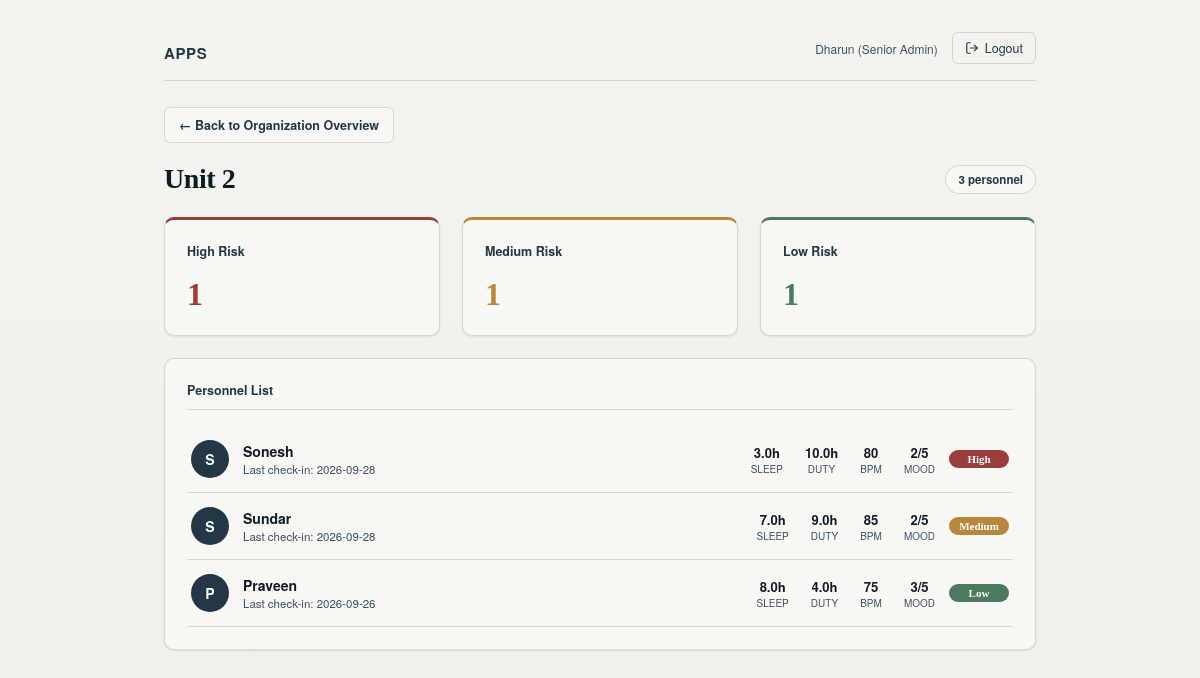
/admin/unit/2 (signed in), run on the app's committed database.
### tables this page shows
CREATE TABLE DailyData (
            id INTEGER PRIMARY KEY AUTOINCREMENT,
            user_id INTEGER NOT NULL,
            date TEXT NOT NULL,
            sleep_hours REAL,
            duty_hours REAL,
            heart_rate INTEGER,
            mood_score INTEGER,
            stress_level TEXT,
            recommendation TEXT
        );

CREATE TABLE Users (
            id INTEGER PRIMARY KEY AUTOINCREMENT,
            name TEXT NOT NULL,
            unit TEXT,
            password TEXT NOT NULL,
            role TEXT NOT NULL DEFAULT 'personnel'
        );

### app.py (the view)
@app.route("/admin/unit/<unit_name>")
def admin_unit_detail(unit_name):
    if "user_id" not in session or session.get("role") != "admin":
        return redirect(url_for("login"))
    conn = get_db()
    personnel = conn.execute("""
        SELECT Users.id, Users.name, Users.unit, DailyData.date, DailyData.sleep_hours,
               DailyData.duty_hours, DailyData.heart_rate, DailyData.mood_score,
               DailyData.stress_level
        FROM DailyData
        JOIN Users ON DailyData.user_id = Users.id
        WHERE DailyData.id IN (
            SELECT MAX(id) FROM DailyData GROUP BY user_id
        )
        AND Users.role = 'personnel'
        AND Users.unit = ?
        ORDER BY DailyData.stress_level = 'High' DESC, DailyData.stress_level = 'Medium' DESC
    """, (unit_name,)).fetchall()
    conn.close()
    return render_template(
        "admin_unit_detail.html",
        admin_name=session["user_name"],
        unit_name=unit_name,
        personnel=personnel
    )

### app.py (called while the page is built)
def get_db():
    conn = sqlite3.connect(DB_PATH)
    conn.row_factory = sqlite3.Row
    return conn

### templates/admin_unit_detail.html (shortened to what this page needs)
<!DOCTYPE html>
<html lang="en">
<head>
<link rel="stylesheet" href="{{ url_for('static', filename='style.css') }}">
</head>
<body>
<div class="wrap">
  <header class="top">
    <div>
      <div class="mark">APPS</div>
    </div>
    <div style="display:flex; align-items:center; gap:14px;">
      <span class="role-pill">{{ admin_name }} (Senior Admin)</span>
      <a href="/logout" class="logout-link">
  <svg class="logout-icon" width="14" height="14" viewBox="0 0 24 24" fill="none" stroke="currentColor" stroke-width="2" stroke-linecap="round" stroke-linejoin="round">
    <path d="M9 21H5a2 2 0 0 1-2-2V5a2 2 0 0 1 2-2h4"></path>
    <polyline points="16 17 21 12 16 7"></polyline>
    <line x1="21" y1="12" x2="9" y2="12"></line>
  </svg>
  <span>Logout</span>
</a>
    </div>
  </header>
    <a href="{{ url_for('admin_dashboard') }}" style="display:inline-flex; align-items:center; gap:6px; font-family:'Helvetica Neue', Arial, sans-serif; font-size:12.5px; font-weight:600; text-decoration:none; color:var(--steel-deep); background:var(--card); border:1px solid var(--line); padding:8px 14px; border-radius:6px; margin-bottom:20px; transition: background 0.15s ease, box-shadow 0.15s ease;"
     onmouseover="this.style.background='#fff'; this.style.boxShadow='0 2px 8px rgba(16,27,38,0.08)';"
     onmouseout="this.style.background='var(--card)'; this.style.boxShadow='none';">
    &larr; Back to Organization Overview
  </a>
  <div style="display:flex; align-items:center; justify-content:space-between; margin-bottom:22px; flex-wrap:wrap; gap:10px;">
    <h2 class="page-title" style="margin:0;">Unit {{ unit_name }}</h2>
    <span style="font-family:'Helvetica Neue', Arial, sans-serif; font-size:11.5px; background:var(--card); border:1px solid var(--line); padding:5px 12px; border-radius:20px; color:var(--steel-deep); font-weight:600;">
      {{ personnel|length }} personnel
    </span>
  </div>
  {% set high_c = personnel|selectattr('stress_level','equalto','High')|list|length %}
  {% set med_c = personnel|selectattr('stress_level','equalto','Medium')|list|length %}
  {% set low_c = personnel|selectattr('stress_level','equalto','Low')|list|length %}
  <div class="grid2" style="grid-template-columns: repeat(3, 1fr); margin-bottom:22px;">
    <div class="card stat-card-high">
      <h3 style="border:none; margin:0;">High Risk</h3>
      <p class="stat-value" style="color:var(--signal-high);">{{ high_c }}</p>
    </div>
    <div class="card stat-card-medium">
      <h3 style="border:none; margin:0;">Medium Risk</h3>
      <p class="stat-value" style="color:var(--signal-med);">{{ med_c }}</p>
    </div>
    <div class="card stat-card-low">
      <h3 style="border:none; margin:0;">Low Risk</h3>
      <p class="stat-value" style="color:var(--signal-low);">{{ low_c }}</p>
    </div>
  </div>
  <div class="card">
    <h3>Personnel List</h3>
    {% if personnel %}
    <div style="display:flex; flex-direction:column;">
      {% for p in personnel %}
      <div style="display:flex; align-items:center; gap:14px; padding:14px 4px; border-bottom:1px solid var(--line);">
        <div style="flex-shrink:0; width:38px; height:38px; border-radius:50%; background:var(--steel-deep); color:#fdfdf9; display:flex; align-items:center; justify-content:center; font-family:'Helvetica Neue', Arial, sans-serif; font-weight:700; font-size:14px;">
          {{ p.name[0]|upper }}
        </div>
        <div style="flex:1; min-width:160px;">
          <div style="font-family:'Helvetica Neue', Arial, sans-serif; font-size:14px; font-weight:600; color:var(--ink);">{{ p.name }}</div>
          <div style="font-family:'Helvetica Neue', Arial, sans-serif; font-size:11.5px; color:var(--steel);">Last check-in: {{ p.date }}</div>
        </div>
        <div style="display:flex; gap:22px; font-family:'Helvetica Neue', Arial, sans-serif; text-align:center;">
          <div>
            <div style="font-size:13px; font-weight:600; color:var(--ink);">{{ p.sleep_hours }}h</div>
            <div style="font-size:10px; color:var(--steel);">SLEEP</div>
          </div>
          <div>
            <div style="font-size:13px; font-weight:600; color:var(--ink);">{{ p.duty_hours }}h</div>
            <div style="font-size:10px; color:var(--steel);">DUTY</div>
          </div>
          <div>
            <div style="font-size:13px; font-weight:600; color:var(--ink);">{{ p.heart_rate }}</div>
            <div style="font-size:10px; color:var(--steel);">BPM</div>
          </div>
          <div>
            <div style="font-size:13px; font-weight:600; color:var(--ink);">{{ p.mood_score }}/5</div>
            <div style="font-size:10px; color:var(--steel);">MOOD</div>
          </div>
        </div>
        <span class="risk-tag badge-{{ p.stress_level|lower }}" style="flex-shrink:0; min-width:60px; text-align:center;">{{ p.stress_level }}</span>
      </div>
      {% endfor %}
    </div>
    {% else %}
      <p class="empty-note">No personnel data yet for this unit.</p>
    {% endif %}
  </div>
</div>
</body>
</html>

### static/style.css (style rules this page uses)
:root { --ink:#101b26; --paper:#eef1ea; --steel:#3c5266; --steel-deep:#243747; --signal-low:#4c7a5e; --signal-med:#b8863c; --signal-high:#9c3d3d; --line: rgba(16,27,38,0.14); --card:#f7f8f4; }
* { box-sizing:border-box; }
html,body { margin:0;padding:0; }
body { background: linear-gradient(180deg, #f2f4ee 0%, var(--paper) 100%); color:var(--ink); font-family: 'Iowan Old Style','Georgia',serif; min-height:100vh; }
a { color:var(--steel-deep); }
.wrap { max-width:920px; margin:0 auto; padding:32px 24px 80px; }
header.top { display:flex; justify-content:space-between; align-items:flex-end; border-bottom:1px solid var(--line); padding-bottom:16px; margin-bottom:26px; }
.mark { font-family: 'Helvetica Neue', Arial, sans-serif; font-weight:700; font-size:15px; letter-spacing:0.04em; color:var(--steel-deep); }
header.top .role-pill { font-family:'Helvetica Neue', Arial, sans-serif; font-size:12px; color:var(--steel); }
header.top .logout-link { font-family:'Helvetica Neue', Arial, sans-serif; font-size:12.5px; color:var(--steel-deep); text-decoration:none; border:1px solid var(--line); padding:6px 12px; border-radius:6px; }
h2.page-title { font-size:28px; font-weight:600; margin:0 0 4px; letter-spacing:-0.015em; color:var(--ink); }
.grid2 { display:grid; grid-template-columns: 1.1fr 1fr; gap:22px; margin-top:20px; align-items:start; }
.card { background:var(--card); border:1px solid var(--line); border-radius:10px; padding:22px; box-shadow: 0 1px 3px rgba(16,27,38,0.04), 0 1px 2px rgba(16,27,38,0.06); }
.card h3 { font-family:'Helvetica Neue', Arial, sans-serif; font-size:12.5px; color:var(--steel-deep); margin:0 0 16px; font-weight:700; border-bottom:1px solid var(--line); padding-bottom:10px; }
.badge-low { background:var(--signal-low); }
.badge-medium { background:var(--signal-med); }
.badge-high { background:var(--signal-high); }
.risk-tag { font-size:11px; font-weight:700; padding:3px 9px; border-radius:20px; color:#fff; }
.stat-value { font-size:32px; font-weight:600; margin:6px 0 0; letter-spacing:-0.02em; }
.stat-card-total, .stat-card-high, .stat-card-medium, .stat-card-low { transition: transform 0.15s ease, box-shadow 0.15s ease; }
.stat-card-high { border-top:3px solid var(--signal-high); }
.stat-card-medium { border-top:3px solid var(--signal-med); }
.stat-card-low { border-top:3px solid var(--signal-low); }
header.top .logout-link { display:inline-flex; align-items:center; gap:6px; transition: background 0.2s ease, border-color 0.2s ease, color 0.2s ease; }

### data on the page
DailyData: name "S", name "Sonesh", date "2026-09-28", sleep_hours "3.0", duty_hours "10.0", heart_rate "80", mood_score "2", stress_level "High"
DailyData: name "S", name "Sundar", date "2026-09-28", sleep_hours "7.0", duty_hours "9.0", heart_rate "85", mood_score "2", stress_level "Medium"
DailyData: name "P", name "Praveen", date "2026-09-26", sleep_hours "8.0", duty_hours "4.0", heart_rate "75", mood_score "3", stress_level "Low"

### other printed values
{{ admin_name }} "Dharun"
{{ unit_name }} "2"
{{ personnel|length }} "3"
{{ high_c }} "1"
{{ med_c }} "1"
{{ low_c }} "1"
